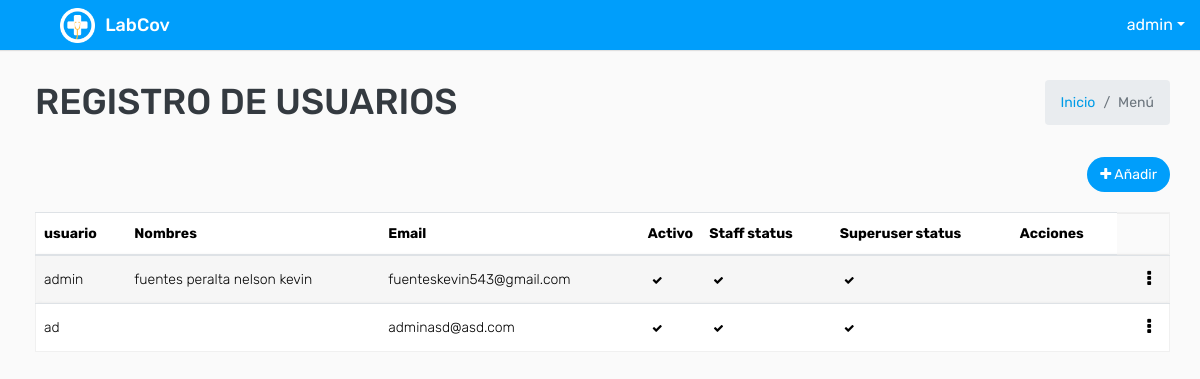
The page /usuario/ (signed in) on the database as committed earlier.
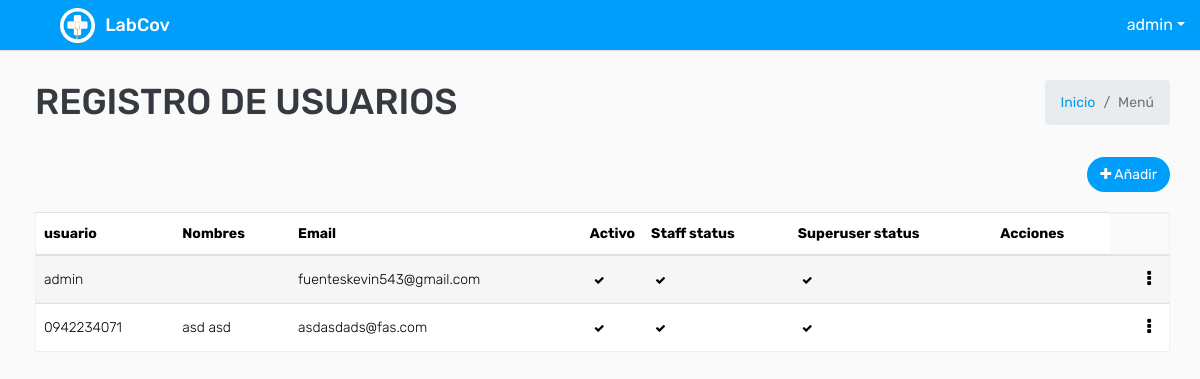
The same page on the database as committed later.
### covid/models.py (models this page shows, shortened)
class ModeloBase(models.Model):
    class Meta:
        abstract = True
    """Model definition for ModeloBase."""
    fecha_creacion = models.DateTimeField(verbose_name='Fecha creación',auto_now_add=True)
    usuario_creacion = models.ForeignKey(settings.AUTH_USER_MODEL, verbose_name='Usuario Creación', related_name='+', blank=True, null=True,on_delete=models.PROTECT, editable=False)
    usuario_modificacion = models.ForeignKey(settings.AUTH_USER_MODEL, verbose_name='Usuario Modificación', related_name='+', blank=True, null=True,on_delete=models.PROTECT , editable=False)
    fecha_modificacion = models.DateTimeField(verbose_name='Fecha Modificación', auto_now=True)
    estado = models.BooleanField(default=True)

class User(AbstractUser,ModeloBase):
    cedula=models.CharField(max_length=10, verbose_name='Cédula')
    tipo_genero = (('N', 'Ninguno'), ('M', 'Masculino'), ('F', 'Femenino'))
    genero = models.CharField('Género', choices=tipo_genero, default='N', max_length=1)

### covid/views.py (the view)
# urls.py: path('usuario/', key.UsuarioListView.as_view(), name="usuario_listar") ,
class UsuarioListView(LoginRequiredMixin,ListView):
    model = User
    template_name = "usuario/usuario_listar.html"
    def get_context_data(self, **kwargs):
        context = super().get_context_data(**kwargs)
        context['titulo'] = "Registro de usuarios"
        return context

### templates/usuario/usuario_listar.html (shortened to what this page needs)
{% extends 'plantillaBase.html' %} {% block content %}
<div class="row mt-2">
    <div class="col-sm-12 col-12 text-right m-b-20">
        {% if perms.auth.add_group %}
        <a href="{% url 'usuario_crear'%}" class="btn btn btn-primary btn-rounded float-right"><i class="fa fa-plus"></i>
            Añadir</a> {% endif %}
    </div>
</div>
<div class="row">
    <div class="col-md-12">
        <div class="table-responsive">
            <div id="DataTables_Table_0_wrapper" class="dataTables_wrapper dt-bootstrap4 no-footer">
                <div class="row">
                    <div class="col-sm-12">
                        <table class="table table-border table-striped custom-table  mb-0  no-footer" id="DataTables_Table_0" role="grid" aria-describedby="DataTables_Table_0_info">
                            <thead>
                                <tr>
                                    <th>usuario</th>
                                    <th>Nombres</th>
                                    <th>Email</th>
                                    <th style="width: 30.125px;">Activo</th>
                                    <th>Staff status</th>
                                    <th>Superuser status</th>
                                    <th>Acciones</th>
                                </tr>
                            </thead>
                            <tbody>
                                {% for dato in object_list %}
                                <tr>
                                    <td>{{ dato.username }}</td>
                                    <td>{{ dato.last_name }} {{ dato.first_name }}</td>
                                    <td>{{ dato.email }}</td>
                                    <td>
                                        {% if dato.is_active == True %}
                                        <a class="badge " data-toggle="tooltip" data-placement="top" title="activo"><span class="fa fa-check "></span></a> {% else %}
                                        <a class="badge" data-toggle="tooltip" data-placement="top" title="activo"><span class="fa fa-times "></span></a> {% endif %}
                                    </td>
                                    <td> {% if dato.is_staff == True %}
                                        <a class="badge " data-toggle="tooltip" data-placement="top" title="is staff"><span class="fa fa-check "></span></a> {% else %}
                                        <a class="badge" data-toggle="tooltip" data-placement="top" title="is staff"><span class="fa fa-times "></span></a> {% endif %}</td>
                                    <td> {% if dato.is_superuser == True %}
                                        <a class="badge " data-toggle="tooltip" data-placement="top" title="is superUser"><span class="fa fa-check "></span></a> {% else %}
                                        <a class="badge" data-toggle="tooltip" data-placement="top" title="is superUser"><span class="fa fa-times "></span></a> {% endif %}
                                    </td>
                                    <td>
                                        <td class="text-right">
                                            <div class="dropdown dropdown-action">
                                                <a class="action-icon dropdown-toggle" data-toggle="dropdown" aria-expanded="false"><i class="fa fa-ellipsis-v"></i></a>
                                            </div>
                                        </td>
                                </tr>
                                {% endfor %}
                            </tbody>
                        </table>
                    </div>
                </div>
            </div>
        </div>
    </div>
</div>
{% endblock %}

### templates/plantillaBase.html (shortened to what this page needs)
<!DOCTYPE html>
<html lang="es">
{% load static %}
<head>
    <link rel="stylesheet" type="text/css" href="{% static 'css/bootstrap.min.css'%}">
    <link rel="stylesheet" type="text/css" href="{% static 'css/font-awesome.min.css'%}">
    <link rel="stylesheet" type="text/css" href="{% static 'css/bootstrap-duallistbox.min.css'%}">
    <link rel="stylesheet" type="text/css" href="{% static 'css/style.css'%}"> {% block content_extra_css %} {% endblock content_extra_css %}
</head>
<body>
    <div class="main-wrapper">
        <div class="header">
            <div class="header-left">
                <a href="{% url 'dashboard'%}" class="logo">
                    <img src="{% static 'img/logo.png' %}" width="35" height="35" alt="">
                    <span>LabCov</span></a>
            </div>
            <ul class="nav user-menu float-right">
                <li class="nav-item dropdown has-arrow">
                    <a href="#" class="dropdown-toggle nav-link user-link" data-toggle="dropdown"></span><span>{{ request.user }}</span></a>
                </li>
            </ul>
        </div>
        <div class="page-wrapper">
            <div class="content">
                <div class="row mb-2">
                    <div class="col-sm-8">
                        <h1 class="m-0 text-dark">{{ titulo.upper }}</h1>
                    </div>
                    <div class="col-sm-4">
                        <ol class="breadcrumb float-sm-right">
                            <li class="breadcrumb-item"><a href="{% url 'dashboard'%}">Inicio</a></li>
                            <li class="breadcrumb-item active">Menú</li>
                        </ol>
                    </div>
                </div>
                {% block content %} {% endblock %}
            </div>
        </div>
    </div>
</body>
</html>

Rows that differ between the two databases and show on the page:
removed User: username "ad", email "adminasd@asd.com", is_active True (drawn), is_staff True (drawn), is_superuser True (drawn)
changed User "admin": last_name "fuentes peralta" → (not shown); first_name "nelson kevin" → (not shown)
added User: username "0942234071", last_name "asd", first_name "asd", email "asdasdads@fas.com", is_active True (drawn), is_staff True (drawn), is_superuser True (drawn)
